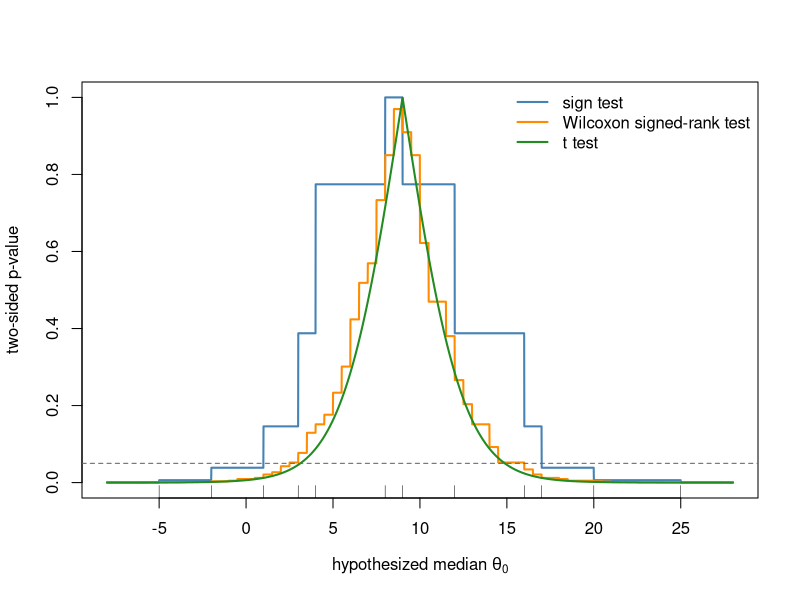

This figure's R source:
# Two-sided p-value functions of the sign, Wilcoxon signed-rank and t tests for the 12 differences.
x <- c(-2, 4, 8, 25, -5, 16, 3, 1, 12, 17, 20, 9)
n <- length(x)
p_sign <- function(theta0) {
  k <- min(sum(x > theta0), sum(x < theta0))
  min(1, 2 * pbinom(k, n, 0.5))
}
p_wilcoxon <- function(theta0) wilcox.test(x, mu = theta0, exact = TRUE)$p.value
p_t <- function(theta0) t.test(x, mu = theta0)$p.value

grid <- seq(-8, 28, by = 0.01) + 0.0037   # avoid data values and Walsh averages
p <- cbind(sapply(grid, p_sign), sapply(grid, p_wilcoxon), sapply(grid, p_t))
matplot(grid, p, type = "l", lty = 1, lwd = 2, col = c("steelblue", "darkorange", "forestgreen"),
        xlab = expression("hypothesized median " * theta[0]), ylab = "two-sided p-value")
abline(h = 0.05, lty = 2, col = "gray40")
rug(x)
legend("topright", c("sign test", "Wilcoxon signed-rank test", "t test"),
       col = c("steelblue", "darkorange", "forestgreen"), lwd = 2, bty = "n")
